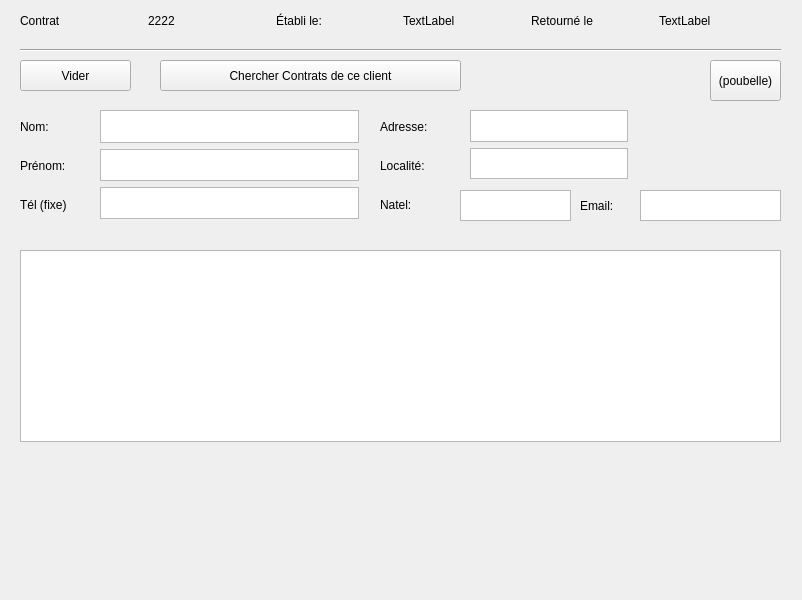
<?xml version="1.0" encoding="UTF-8"?>
<ui version="4.0">
 <class>MainWindow</class>
 <widget class="QMainWindow" name="MainWindow">
  <property name="geometry">
   <rect>
    <x>0</x>
    <y>0</y>
    <width>802</width>
    <height>600</height>
   </rect>
  </property>
  <property name="windowTitle">
   <string>MainWindow</string>
  </property>
  <widget class="QWidget" name="centralwidget">
   <widget class="QWidget" name="horizontalLayoutWidget">
    <property name="geometry">
     <rect>
      <x>20</x>
      <y>0</y>
      <width>761</width>
      <height>41</height>
     </rect>
    </property>
    <layout class="QHBoxLayout" name="horizontalLayout">
     <item>
      <widget class="QLabel" name="label">
       <property name="styleSheet">
        <string notr="true">font: 87 10pt &quot;Arial Black&quot;;</string>
       </property>
       <property name="text">
        <string>Contrat</string>
       </property>
      </widget>
     </item>
     <item>
      <widget class="QLabel" name="lbl_id">
       <property name="styleSheet">
        <string notr="true">font: 87 10pt &quot;Arial Black&quot;;</string>
       </property>
       <property name="text">
        <string>2222</string>
       </property>
      </widget>
     </item>
     <item>
      <widget class="QLabel" name="label_3">
       <property name="styleSheet">
        <string notr="true">font: 87 10pt &quot;Arial&quot;;</string>
       </property>
       <property name="text">
        <string>Établi le:</string>
       </property>
      </widget>
     </item>
     <item>
      <widget class="QLabel" name="lbl_creationDate">
       <property name="styleSheet">
        <string notr="true">font: 87 10pt &quot;Arial&quot;;</string>
       </property>
       <property name="text">
        <string>TextLabel</string>
       </property>
      </widget>
     </item>
     <item>
      <widget class="QLabel" name="label_5">
       <property name="styleSheet">
        <string notr="true">font: 87 10pt &quot;Arial&quot;;</string>
       </property>
       <property name="text">
        <string>Retourné le</string>
       </property>
      </widget>
     </item>
     <item>
      <widget class="QLabel" name="lbl_returnDate">
       <property name="styleSheet">
        <string notr="true">font: 87 10pt &quot;Arial&quot;;</string>
       </property>
       <property name="text">
        <string>TextLabel</string>
       </property>
      </widget>
     </item>
    </layout>
   </widget>
   <widget class="Line" name="line">
    <property name="geometry">
     <rect>
      <x>20</x>
      <y>40</y>
      <width>761</width>
      <height>20</height>
     </rect>
    </property>
    <property name="orientation">
     <enum>Qt::Horizontal</enum>
    </property>
   </widget>
   <widget class="QPushButton" name="pushButton">
    <property name="geometry">
     <rect>
      <x>20</x>
      <y>60</y>
      <width>111</width>
      <height>31</height>
     </rect>
    </property>
    <property name="text">
     <string>Vider</string>
    </property>
   </widget>
   <widget class="QPushButton" name="pushButton_2">
    <property name="geometry">
     <rect>
      <x>160</x>
      <y>60</y>
      <width>301</width>
      <height>31</height>
     </rect>
    </property>
    <property name="text">
     <string>Chercher Contrats de ce client</string>
    </property>
   </widget>
   <widget class="QPushButton" name="pushButton_3">
    <property name="geometry">
     <rect>
      <x>710</x>
      <y>60</y>
      <width>71</width>
      <height>41</height>
     </rect>
    </property>
    <property name="text">
     <string>(poubelle)</string>
    </property>
   </widget>
   <widget class="QWidget" name="verticalLayoutWidget">
    <property name="geometry">
     <rect>
      <x>20</x>
      <y>110</y>
      <width>71</width>
      <height>111</height>
     </rect>
    </property>
    <layout class="QVBoxLayout" name="verticalLayout">
     <item>
      <widget class="QLabel" name="label_2">
       <property name="styleSheet">
        <string notr="true">font: 87 10pt &quot;Arial Black&quot;;</string>
       </property>
       <property name="text">
        <string>Nom:</string>
       </property>
      </widget>
     </item>
     <item>
      <widget class="QLabel" name="label_4">
       <property name="styleSheet">
        <string notr="true">font: 87 10pt &quot;Arial Black&quot;;</string>
       </property>
       <property name="text">
        <string>Prénom:</string>
       </property>
      </widget>
     </item>
     <item>
      <widget class="QLabel" name="label_6">
       <property name="styleSheet">
        <string notr="true">font: 87 10pt &quot;Arial Black&quot;;</string>
       </property>
       <property name="text">
        <string>Tél (fixe)</string>
       </property>
      </widget>
     </item>
    </layout>
   </widget>
   <widget class="QWidget" name="verticalLayoutWidget_2">
    <property name="geometry">
     <rect>
      <x>100</x>
      <y>110</y>
      <width>261</width>
      <height>111</height>
     </rect>
    </property>
    <layout class="QVBoxLayout" name="verticalLayout_2">
     <property name="sizeConstraint">
      <enum>QLayout::SetMinAndMaxSize</enum>
     </property>
     <item>
      <widget class="QListWidget" name="lst_lastname">
       <property name="maximumSize">
        <size>
         <width>259</width>
         <height>33</height>
        </size>
       </property>
      </widget>
     </item>
     <item>
      <widget class="QListWidget" name="lst_firstname">
       <property name="maximumSize">
        <size>
         <width>259</width>
         <height>32</height>
        </size>
       </property>
      </widget>
     </item>
     <item>
      <widget class="QListWidget" name="lst_phone">
       <property name="maximumSize">
        <size>
         <width>259</width>
         <height>32</height>
        </size>
       </property>
      </widget>
     </item>
    </layout>
   </widget>
   <widget class="QListWidget" name="lst_email">
    <property name="geometry">
     <rect>
      <x>640</x>
      <y>190</y>
      <width>141</width>
      <height>31</height>
     </rect>
    </property>
    <property name="maximumSize">
     <size>
      <width>141</width>
      <height>31</height>
     </size>
    </property>
   </widget>
   <widget class="QListWidget" name="lst_mobile">
    <property name="geometry">
     <rect>
      <x>460</x>
      <y>190</y>
      <width>111</width>
      <height>31</height>
     </rect>
    </property>
    <property name="maximumSize">
     <size>
      <width>111</width>
      <height>31</height>
     </size>
    </property>
   </widget>
   <widget class="QLabel" name="label_8">
    <property name="geometry">
     <rect>
      <x>580</x>
      <y>190</y>
      <width>51</width>
      <height>32</height>
     </rect>
    </property>
    <property name="styleSheet">
     <string notr="true">font: 87 10pt &quot;Arial Black&quot;;</string>
    </property>
    <property name="text">
     <string>Email:</string>
    </property>
   </widget>
   <widget class="QWidget" name="verticalLayoutWidget_3">
    <property name="geometry">
     <rect>
      <x>380</x>
      <y>110</y>
      <width>71</width>
      <height>111</height>
     </rect>
    </property>
    <layout class="QVBoxLayout" name="verticalLayout_3">
     <item>
      <widget class="QLabel" name="label_10">
       <property name="styleSheet">
        <string notr="true">font: 87 10pt &quot;Arial Black&quot;;</string>
       </property>
       <property name="text">
        <string>Adresse:</string>
       </property>
      </widget>
     </item>
     <item>
      <widget class="QLabel" name="label_9">
       <property name="styleSheet">
        <string notr="true">font: 87 10pt &quot;Arial Black&quot;;</string>
       </property>
       <property name="text">
        <string>Localité:</string>
       </property>
      </widget>
     </item>
     <item>
      <widget class="QLabel" name="label_11">
       <property name="styleSheet">
        <string notr="true">font: 87 10pt &quot;Arial Black&quot;;</string>
       </property>
       <property name="text">
        <string>Natel:</string>
       </property>
      </widget>
     </item>
    </layout>
   </widget>
   <widget class="QWidget" name="verticalLayoutWidget_4">
    <property name="geometry">
     <rect>
      <x>470</x>
      <y>110</y>
      <width>160</width>
      <height>71</height>
     </rect>
    </property>
    <layout class="QVBoxLayout" name="verticalLayout_4">
     <item>
      <widget class="QListWidget" name="lst_address">
       <property name="maximumSize">
        <size>
         <width>158</width>
         <height>32</height>
        </size>
       </property>
      </widget>
     </item>
     <item>
      <widget class="QListWidget" name="lst_town">
       <property name="maximumSize">
        <size>
         <width>158</width>
         <height>31</height>
        </size>
       </property>
      </widget>
     </item>
    </layout>
   </widget>
   <widget class="QTableView" name="tbl_loanItems">
    <property name="geometry">
     <rect>
      <x>20</x>
      <y>250</y>
      <width>761</width>
      <height>192</height>
     </rect>
    </property>
   </widget>
  </widget>
 </widget>
 <resources/>
 <connections/>
</ui>
